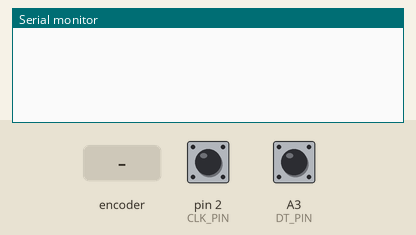
A sketch run on a simulated Arduino Uno, built with avr-gcc and run on an emulated ATmega328P. On the bench: the last lines printed to the serial monitor. The inputs (shaded band) are chosen by the test bench; at power-on: pin 2 (CLK_PIN) HIGH, A3 (DT_PIN) HIGH.

Above: at 1.2 s.
1.3 s: rotary encoder on pin 2 (CLK_PIN) / A3 (DT_PIN) turned 1 step (first pin leading)
At 2.1 s:
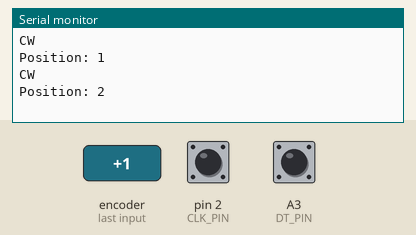
3.0 s: rotary encoder on pin 2 (CLK_PIN) / A3 (DT_PIN) turned 2 steps (second pin leading)
At 4.5 s:
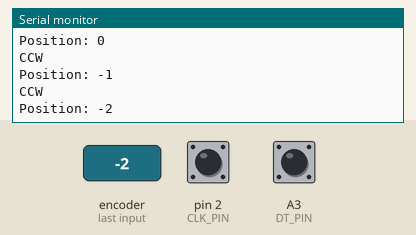
Timing chart, 0 to 6.0 s (numbered marks = the images above; inputs shaded):
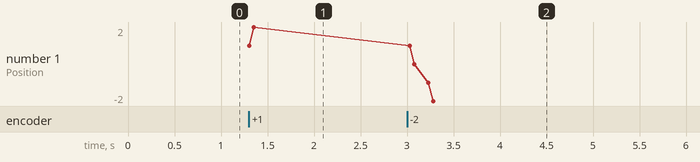

The sketch:

MFL07_Rotary_Encoder_Rotation_Direction.ino
```cpp
#define CLK_PIN 2     // Encoder CLK (Output A)
#define DT_PIN  A3    // Encoder DT  (Output B)
#define SW_PIN  A2    // Encoder Switch (optional)

int counter = 0;
int clkState;
int lastClkState;

void setup() {
  pinMode(CLK_PIN, INPUT);
  pinMode(DT_PIN, INPUT);
  pinMode(SW_PIN, INPUT_PULLUP);   // Switch uses pull-up

  Serial.begin(9600);

  // Read initial state of CLK
  lastClkState = digitalRead(CLK_PIN);
}

void loop() {
  clkState = digitalRead(CLK_PIN);

  // Detect change in CLK
  if (clkState != lastClkState) {

    // Check DT to determine direction
    if (digitalRead(DT_PIN) != clkState) {
      counter++;
      Serial.println("CW");
    } else {
      counter--;
      Serial.println("CCW");
    }

    Serial.print("Position: ");
    Serial.println(counter);
  }

  lastClkState = clkState;
}
```

Measured:
- after the input at 1.3 s, the serial monitor: prints a new line at once (image 1)
- after the input at 3.0 s, the serial monitor: prints a new line at once (image 2)
- plotted number 1: 2 → -2 after the input at 3.0 s
